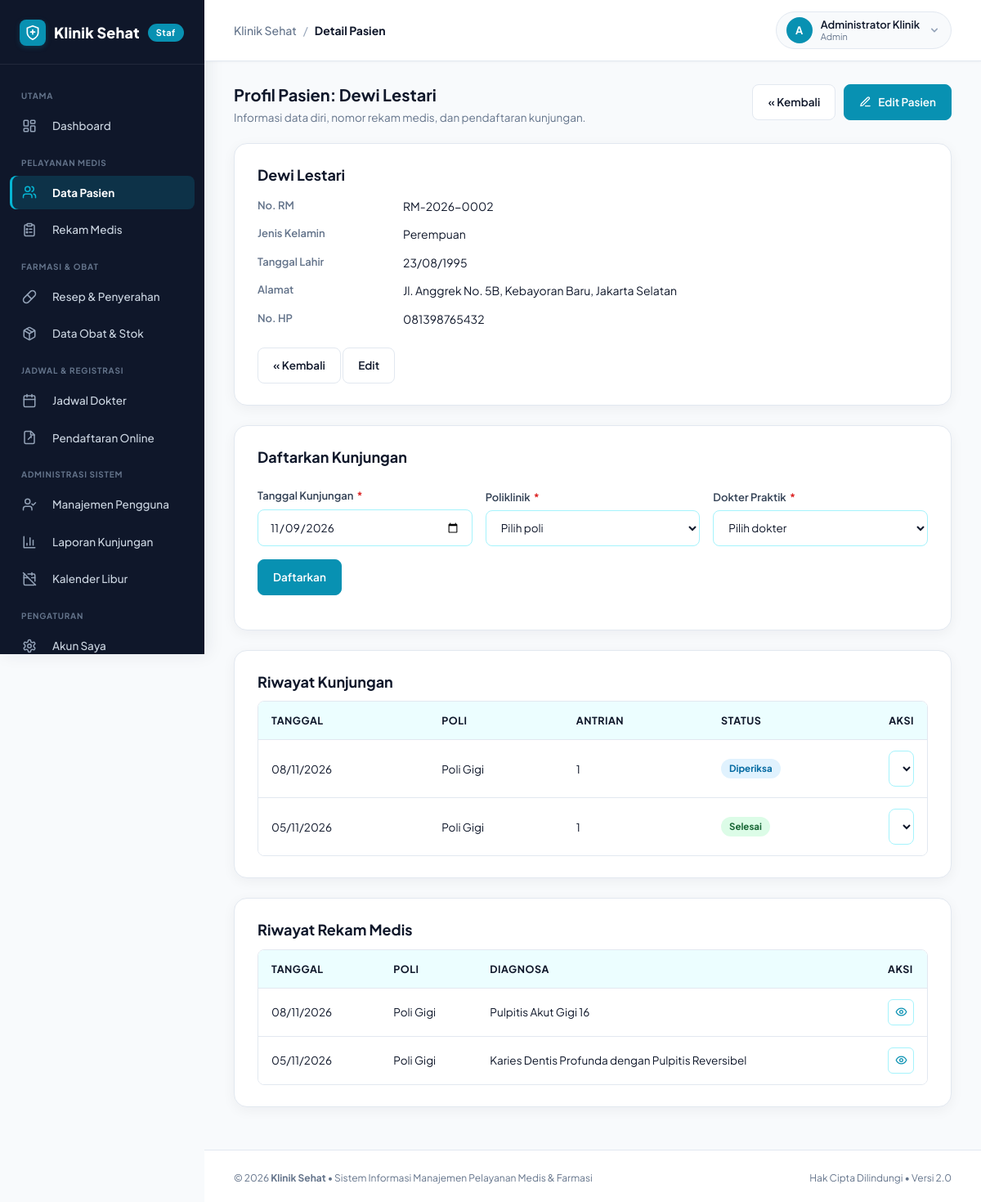
The app's page /index.php?url=pasien/show/2 (signed in) with its own data.
### tables this page shows
CREATE TABLE users (
    id_user INT AUTO_INCREMENT PRIMARY KEY,
    nama VARCHAR(100) NOT NULL,
    username VARCHAR(50) NOT NULL UNIQUE,
    password VARCHAR(255) NOT NULL,
    role ENUM('admin', 'resepsionis', 'dokter', 'apoteker') NOT NULL DEFAULT 'admin',
    is_active TINYINT(1) NOT NULL DEFAULT 1,
    aktif_mulai DATE NOT NULL,
    aktif_sampai DATE NOT NULL,
    created_at TIMESTAMP DEFAULT CURRENT_TIMESTAMP
);

CREATE TABLE pasien (
    id_pasien INT AUTO_INCREMENT PRIMARY KEY,
    no_rm VARCHAR(20) NOT NULL UNIQUE,
    nama_pasien VARCHAR(100) NOT NULL,
    jenis_kelamin ENUM('L', 'P') NOT NULL,
    tanggal_lahir DATE NOT NULL,
    alamat TEXT,
    no_hp VARCHAR(20),
    created_at TIMESTAMP DEFAULT CURRENT_TIMESTAMP
);

CREATE TABLE rekam_medis (
    id_rekam_medis INT AUTO_INCREMENT PRIMARY KEY,
    id_kunjungan INT NOT NULL UNIQUE,
    keluhan TEXT NOT NULL,
    diagnosa TEXT NOT NULL,
    tindakan TEXT,
    catatan TEXT,
    created_at TIMESTAMP DEFAULT CURRENT_TIMESTAMP,
    FOREIGN KEY (id_kunjungan)
        REFERENCES kunjungan(id_kunjungan)
        ON DELETE CASCADE
);

CREATE TABLE kunjungan (
    id_kunjungan INT AUTO_INCREMENT PRIMARY KEY,
    id_pasien INT NOT NULL,
    id_dokter INT NULL,
    id_pendaftaran INT NULL UNIQUE,
    tanggal_kunjungan DATE NOT NULL,
    no_antrian INT NOT NULL,
    poli VARCHAR(100) NOT NULL,
    status ENUM('Menunggu', 'Diperiksa', 'Selesai', 'Batal')
        DEFAULT 'Menunggu',
    created_at TIMESTAMP DEFAULT CURRENT_TIMESTAMP,
    FOREIGN KEY (id_pasien)
        REFERENCES pasien(id_pasien)
        ON DELETE CASCADE,
    FOREIGN KEY (id_dokter)
        REFERENCES users(id_user)
        ON DELETE SET NULL,
    FOREIGN KEY (id_pendaftaran)
        REFERENCES pendaftaran_online(id_pendaftaran)
        ON DELETE SET NULL,
    UNIQUE KEY unik_antrian (tanggal_kunjungan, poli, no_antrian)
);

### views/pasien/show.php (the view, shortened to what the rows shown need)
<?php require __DIR__ . '/../layouts/header.php'; ?>
<div class="page-header">
    <div class="page-header-text">
        <h2>Profil Pasien: <?= e($pasien['nama_pasien']) ?></h2>
        <p class="muted">Informasi data diri, nomor rekam medis, dan pendaftaran kunjungan.</p>
    </div>
    <div class="page-header-actions">
        <a class="btn" href="<?= route('pasien') ?>">&laquo; Kembali</a>
        <?php if (has_role('admin', 'resepsionis')): ?>
            <a class="btn btn-primary" href="<?= route('pasien/edit/' . (int) $pasien['id_pasien']) ?>">
                <?= icon('edit-3', '', 15) ?> Edit Pasien
            </a>
        <?php endif; ?>
    </div>
</div>
<div class="panel">
    <h2><?= e($pasien['nama_pasien']) ?></h2>
    <dl class="detail">
        <dt>No. RM</dt><dd><?= e($pasien['no_rm']) ?></dd>
        <dt>Jenis Kelamin</dt><dd><?= $pasien['jenis_kelamin'] === 'L' ? 'Laki-laki' : 'Perempuan' ?></dd>
        <dt>Tanggal Lahir</dt><dd><?= tgl($pasien['tanggal_lahir']) ?></dd>
        <dt>Alamat</dt><dd><?= nl2br(e($pasien['alamat'])) ?></dd>
        <dt>No. HP</dt><dd><?= e($pasien['no_hp']) ?></dd>
    </dl>
    <a class="btn" href="<?= route('pasien') ?>">&laquo; Kembali</a>
    <?php if (has_role('admin', 'resepsionis')): ?>
        <a class="btn" href="<?= route('pasien/edit/' . (int) $pasien['id_pasien']) ?>">Edit</a>
    <?php endif; ?>
</div>
<?php if (has_role('admin', 'resepsionis')): ?>
<div class="panel">
    <h2>Daftarkan Kunjungan</h2>
    <form method="post" action="<?= route('pasien/kunjungan/' . (int) $pasien['id_pasien']) ?>" class="row-form staff-inline-grid visit-availability-form" data-options-url="<?= route('pasien/pilihan') ?>">
        <div>
            <label for="visit-date">Tanggal Kunjungan <span class="required">*</span></label>
            <input id="visit-date" type="date" name="tanggal_kunjungan" value="<?= e($bookingDate) ?>" min="<?= date('Y-m-d') ?>" required>
        </div>
        <div>
            <label for="visit-poli">Poliklinik <span class="required">*</span></label>
            <select id="visit-poli" name="poli" required <?= !$poliOptions ? 'disabled' : '' ?>>
                <option value="">Pilih poli</option>
            </select>
        </div>
        <div>
            <label for="visit-doctor">Dokter Praktik <span class="required">*</span></label>
            <select id="visit-doctor" name="id_dokter" required <?= !$poliOptions ? 'disabled' : '' ?>>
                <option value="">Pilih dokter</option>
            </select>
        </div>
        <div>
            <button class="btn btn-primary" <?= !$poliOptions ? 'disabled' : '' ?>>Daftarkan</button>
        </div>
    </form>
</div>
<?php endif; ?>
<div class="panel">
    <h2>Riwayat Kunjungan</h2>
    <div class="table-wrap">
    <table>
        <thead><tr><th>Tanggal</th><th>Poli</th><th>Antrian</th><th>Status</th><th>Aksi</th></tr></thead>
        <tbody>
        <?php foreach ($kunjungan as $k): ?>
            <tr>
                <td><?= tgl($k['tanggal_kunjungan']) ?></td>
                <td><?= e($k['poli']) ?></td>
                <td><?= (int) $k['no_antrian'] ?></td>
                <td><span class="status status-<?= strtolower(e($k['status'])) ?>"><?= e($k['status']) ?></span></td>
                <td class="actions">
                    <form method="post" action="<?= route('pasien/status/' . (int) $k['id_kunjungan']) ?>" class="inline">
                        <select name="status" onchange="this.form.submit()">
                            <?php foreach (['Menunggu', 'Diperiksa', 'Selesai', 'Batal'] as $s): ?>
                                <option value="<?= $s ?>" <?= $k['status'] === $s ? 'selected' : '' ?>><?= $s ?></option>
                            <?php endforeach; ?>
                        </select>
                    </form>
                </td>
            </tr>
        <?php endforeach; ?>
        </tbody>
    </table>
    </div>
</div>
<?php if (has_role('admin', 'dokter')): ?>
<div class="panel">
    <h2>Riwayat Rekam Medis</h2>
    <div class="table-wrap">
    <table>
        <thead><tr><th>Tanggal</th><th>Poli</th><th>Diagnosa</th><th>Aksi</th></tr></thead>
        <tbody>
        <?php foreach ($rekamMedis as $rm): ?>
            <tr>
                <td><?= tgl($rm['tanggal_kunjungan']) ?></td>
                <td><?= e($rm['poli']) ?></td>
                <td><?= e($rm['diagnosa']) ?></td>
                <td class="actions">
                    <a class="icon-btn icon-btn-primary" href="<?= route('rekam_medis/show/' . (int) $rm['id_rekam_medis']) ?>" title="Detail Rekam Medis">
                        <?= icon('eye', '', 15) ?>
                    </a>
                </td>
            </tr>
        <?php endforeach; ?>
        </tbody>
    </table>
    </div>
</div>
<?php endif; ?>
<?php require __DIR__ . '/../layouts/footer.php'; ?>

### views/layouts/header.php (shortened to what the rows shown need)
<?php
$user = current_user();
$rawUrl = trim($_GET['url'] ?? 'dashboard', '/');
$urlSegments = explode('/', $rawUrl);
$activePage = $urlSegments[0] ?? 'dashboard';
?>
<!DOCTYPE html>
<html lang="id">
<head>
    <link rel="stylesheet" href="<?= asset('css/style.css') ?>">
</head>
<body>
<div class="layout">
    <aside class="sidebar" id="sidebar">
        <div class="brand">
            <a href="<?= route('dashboard') ?>" class="brand-link">
                <span class="brand-badge-icon"><?= icon('shield-plus', '', 20) ?></span>
                <span class="brand-title">Klinik Sehat</span>
                <span class="brand-ribbon">Staf</span>
            </a>
        </div>
        <nav>
            <div class="nav-section-label">UTAMA</div>
            <a href="<?= route('dashboard') ?>" class="<?= $activePage === 'dashboard' ? 'active' : '' ?>" <?= $activePage === 'dashboard' ? 'aria-current="page"' : '' ?>>
                <span class="nav-icon"><?= icon('layout-dashboard') ?></span> Dashboard
            </a>
            <?php if (has_role('admin', 'dokter', 'resepsionis')): ?>
                <div class="nav-section-label">PELAYANAN MEDIS</div>
                <a href="<?= route('pasien') ?>" class="<?= $activePage === 'pasien' ? 'active' : '' ?>" <?= $activePage === 'pasien' ? 'aria-current="page"' : '' ?>>
                    <span class="nav-icon"><?= icon('users') ?></span> Data Pasien
                </a>
            <?php endif; ?>
            <?php if (has_role('admin', 'dokter')): ?>
                <a href="<?= route('rekam_medis') ?>" class="<?= $activePage === 'rekam_medis' ? 'active' : '' ?>" <?= $activePage === 'rekam_medis' ? 'aria-current="page"' : '' ?>>
                    <span class="nav-icon"><?= icon('clipboard-list') ?></span> Rekam Medis
                </a>
            <?php endif; ?>
            <?php if (has_role('admin', 'dokter', 'apoteker')): ?>
                <div class="nav-section-label">FARMASI &amp; OBAT</div>
                <a href="<?= route('resep') ?>" class="<?= $activePage === 'resep' ? 'active' : '' ?>" <?= $activePage === 'resep' ? 'aria-current="page"' : '' ?>>
                    <span class="nav-icon"><?= icon('pill') ?></span> Resep &amp; Penyerahan
                </a>
                <a href="<?= route('obat') ?>" class="<?= $activePage === 'obat' ? 'active' : '' ?>" <?= $activePage === 'obat' ? 'aria-current="page"' : '' ?>>
                    <span class="nav-icon"><?= icon('package') ?></span> Data Obat &amp; Stok
                </a>
            <?php endif; ?>
            <?php if (has_role('admin', 'dokter', 'resepsionis')): ?>
                <div class="nav-section-label">JADWAL &amp; REGISTRASI</div>
                <a href="<?= route('jadwal') ?>" class="<?= $activePage === 'jadwal' ? 'active' : '' ?>" <?= $activePage === 'jadwal' ? 'aria-current="page"' : '' ?>>
                    <span class="nav-icon"><?= icon('calendar') ?></span> Jadwal Dokter
                </a>
            <?php endif; ?>
            <?php if (has_role('admin', 'resepsionis')): ?>
                <a href="<?= route('pendaftaran/verifikasi') ?>" class="<?= $activePage === 'pendaftaran' ? 'active' : '' ?>" <?= $activePage === 'pendaftaran' ? 'aria-current="page"' : '' ?>>
                    <span class="nav-icon"><?= icon('file-signature') ?></span> Pendaftaran Online
                </a>
            <?php endif; ?>
            <?php if (has_role('admin')): ?>
                <div class="nav-section-label">ADMINISTRASI SISTEM</div>
                <a href="<?= route('pengguna') ?>" class="<?= $activePage === 'pengguna' ? 'active' : '' ?>" <?= $activePage === 'pengguna' ? 'aria-current="page"' : '' ?>>
                    <span class="nav-icon"><?= icon('user-check') ?></span> Manajemen Pengguna
                </a>
                <a href="<?= route('laporan') ?>" class="<?= $activePage === 'laporan' ? 'active' : '' ?>" <?= $activePage === 'laporan' ? 'aria-current="page"' : '' ?>>
                    <span class="nav-icon"><?= icon('bar-chart-3') ?></span> Laporan Kunjungan
                </a>
                <a href="<?= route('hari_libur') ?>" class="<?= $activePage === 'hari_libur' ? 'active' : '' ?>" <?= $activePage === 'hari_libur' ? 'aria-current="page"' : '' ?>>
                    <span class="nav-icon"><?= icon('calendar-off') ?></span> Kalender Libur
                </a>
            <?php endif; ?>
            <div class="nav-section-label">PENGATURAN</div>
            <a href="<?= route('akun') ?>" class="<?= $activePage === 'akun' ? 'active' : '' ?>" <?= $activePage === 'akun' ? 'aria-current="page"' : '' ?>>
                <span class="nav-icon"><?= icon('settings') ?></span> Akun Saya
            </a>
        </nav>
    </aside>
    <div class="main-wrapper">
        <header class="top-navbar">
            <div class="top-nav-left">
                <div class="breadcrumb-trail">
                    <span class="breadcrumb-app">Klinik Sehat</span>
                    <span class="breadcrumb-separator">/</span>
                    <span class="breadcrumb-current"><?= e($title ?? 'Dashboard') ?></span>
                </div>
            </div>
            <div class="top-nav-right">
                <div class="user-profile-menu">
                    <button type="button" class="profile-trigger-btn" id="user-menu-btn" aria-expanded="false" aria-haspopup="true">
                        <span class="avatar-circle"><?= strtoupper(substr($user['nama'], 0, 1)) ?></span>
                        <div class="user-meta">
                            <span class="user-display-name"><?= e($user['nama']) ?></span>
                            <span class="user-display-role"><?= e(ucfirst($user['role'])) ?></span>
                        </div>
                        <svg class="dropdown-chevron" width="16" height="16" fill="currentColor" viewBox="0 0 20 20">
                            <path fill-rule="evenodd" d="M5.293 7.293a1 1 0 011.414 0L10 10.586l3.293-3.293a1 1 0 111.414 1.414l-4 4a1 1 0 01-1.414 0l-4-4a1 1 0 010-1.414z" clip-rule="evenodd"/>
                        </svg>
                    </button>
                </div>
            </div>
        </header>
        <main class="content-body">

### core/Icon.php (shortened to what the rows shown need)
<?php
class Icon
{
    public static function render($name, $class = '', $size = 18, $strokeWidth = 2)
    {
        $path = self::$icons[$name] ?? self::$icons['info'];
        $classAttr = 'ui-icon' . ($class ? ' ' . htmlspecialchars($class, ENT_QUOTES, 'UTF-8') : '');
        $sizeAttr = (int) $size;
        $strokeAttr = (float) $strokeWidth;
        return sprintf(
            '<svg class="%s" width="%d" height="%d" viewBox="0 0 24 24" fill="none" stroke="currentColor" stroke-width="%.1f" stroke-linecap="round" stroke-linejoin="round" aria-hidden="true">%s</svg>',
            $classAttr,
            $sizeAttr,
            $sizeAttr,
            $strokeAttr,
            $path
        );
    }
}

### records on screen
users: nama "A", nama "Administrator Klinik", role "Admin"
pasien: nama_pasien "Dewi Lestari", no_rm "RM-2026-0002", tanggal_lahir "23/08/1995", alamat "Jl. Anggrek No. 5B, Kebayoran Baru, Jakarta Selatan", no_hp "081398765432"
rekam_medis: id_kunjungan.tanggal_kunjungan "08/11/2026", id_kunjungan.poli "Poli Gigi", id_kunjungan.no_antrian "1", id_kunjungan.status "Diperiksa", diagnosa "Pulpitis Akut Gigi 16"
rekam_medis: id_kunjungan.tanggal_kunjungan "05/11/2026", id_kunjungan.poli "Poli Gigi", id_kunjungan.no_antrian "1", id_kunjungan.status "Selesai", diagnosa "Karies Dentis Profunda dengan Pulpitis Reversibel"

### other values on screen
$title "Detail Pasien"
form field status "Diperiksa"
form field status "Selesai"
